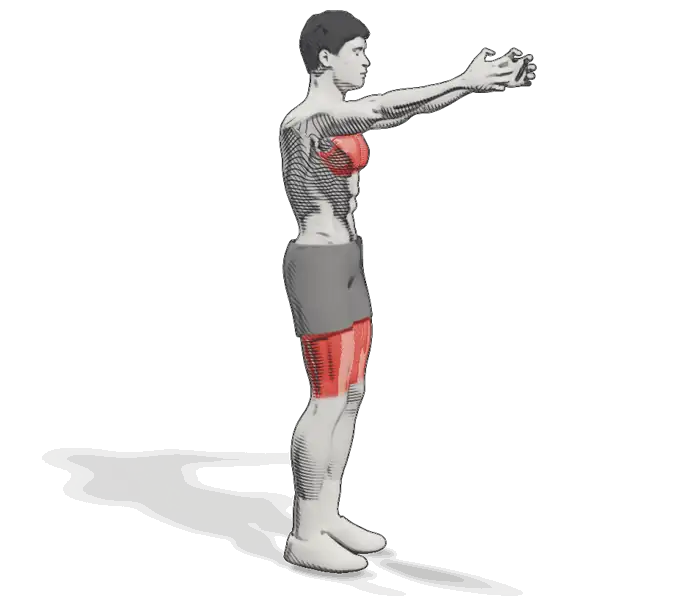
#> input picture img/ex/burpees-0.webp, 675 x 600 px, given in place of image0001.png, which was not available
$ python npr3.py ../../img/ex ../../img/ex/burpees-1.webp ../../img/ex/burpees-1.webp
#> lines starting #> are read from the running program, lines starting #| are printed output that depends on the picture; pictures that were not available may be replaced by others from this repository, and a replacement may not be noted
"""Croquis détaillé : traits fins d'épaisseur variable, hachures en anneaux qui suivent
le corps (comme dans les planches d'anatomie), muscles travaillés en rouge et cernés.
Usage : python3 npr3.py <passes> <sortie.png> <papier|encre|decoupe>"""
import sys
import numpy as np
from PIL import Image
from scipy.ndimage import gaussian_filter as gf, grey_dilation

src, out, mode = sys.argv[1], sys.argv[2], sys.argv[3]


def load(name, rgba=False):
#> called with name = 'image', rgba = True
    im = Image.open(f'{src}/{name}0001.png')
#> im is the input picture: PIL image 675x600 RGBA; mean R, G, B, A 17.7, 16.3, 15.9, 28.4
    if rgba:
        a = np.asarray(im.convert('RGBA'), dtype=np.float64)
    else:
        a = np.asarray(im, dtype=np.float64)
        if a.ndim == 3: a = a[..., 0]
    return a / (65535.0 if a.max() > 255 else 255.0)


def ss(e0, e1, x):
    t = np.clip((x - e0) / (e1 - e0), 0, 1); return t * t * (3 - 2 * t)


rgba = load('image', True)
H, W = rgba.shape[:2]
#> H = 600; W = 675
alpha = rgba[..., 3]
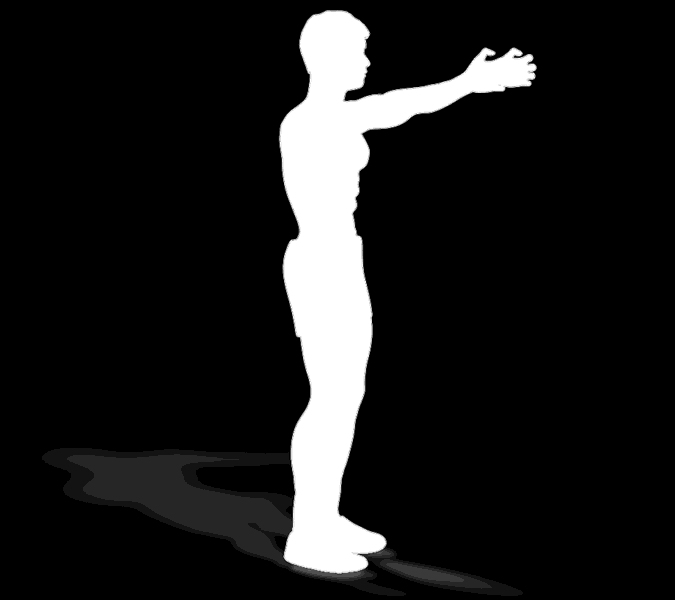
#> alpha: shape (600, 675) float64; min 0, max 1, mean 0.111
L = 0.3 * rgba[..., 0] + 0.59 * rgba[..., 1] + 0.11 * rgba[..., 2]
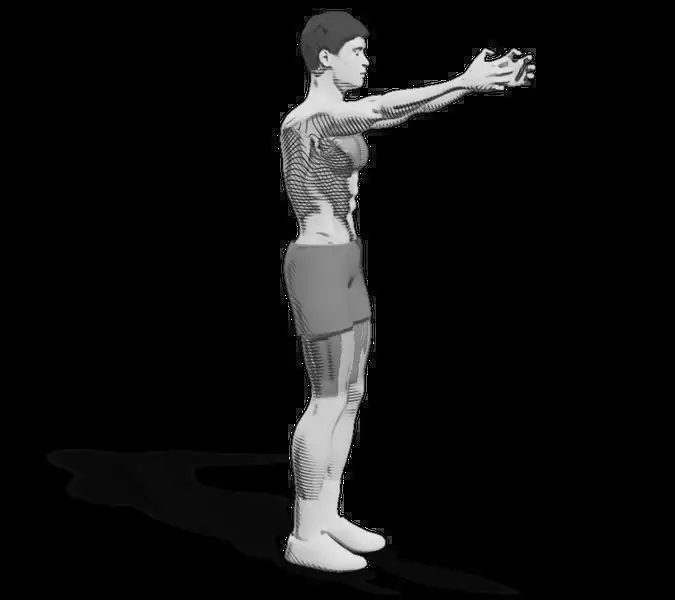
#> L: shape (600, 675) float64; min 0, max 1, mean 0.0654
ao = load('ao'); idx = load('index'); depth = load('depth')
#> call 2 of load, with name = 'ao', rgba = False
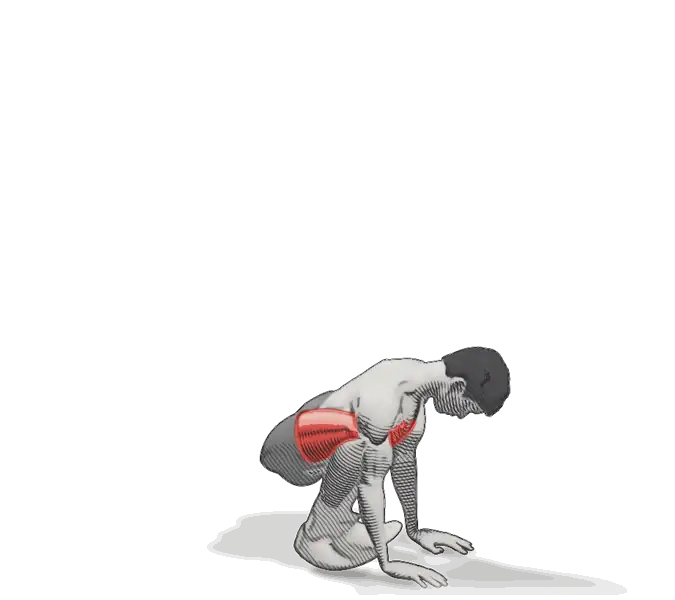
#> input picture img/ex/burpees-1.webp, 675 x 600 px, given in place of ao0001.png, which was not available
#> in load, im is the input picture: PIL image 675x600 RGBA; mean R, G, B, A 11.3, 10.5, 10.2, 19.7
#> in load (call 2), `if a.ndim == 3: a = a[..., 0]`:
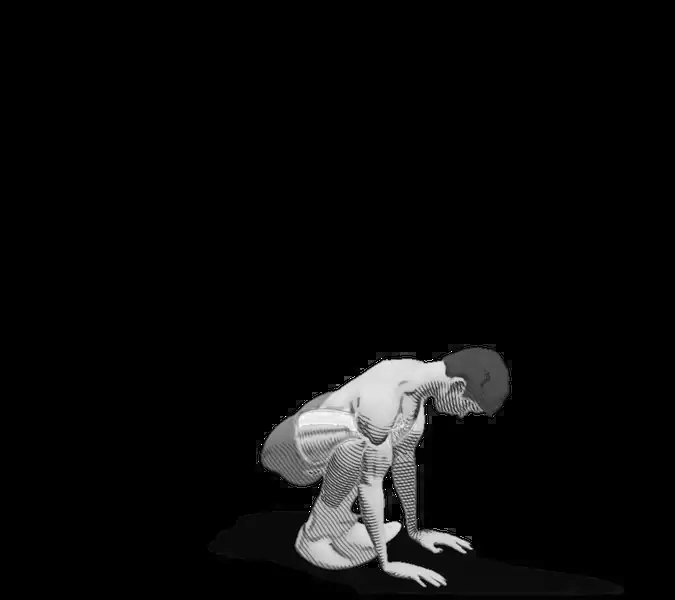
#> a: shape (600, 675) float64; min 0, max 255, mean 11.3
#> (the run stopped early here; a loop or call above may not have finished)
